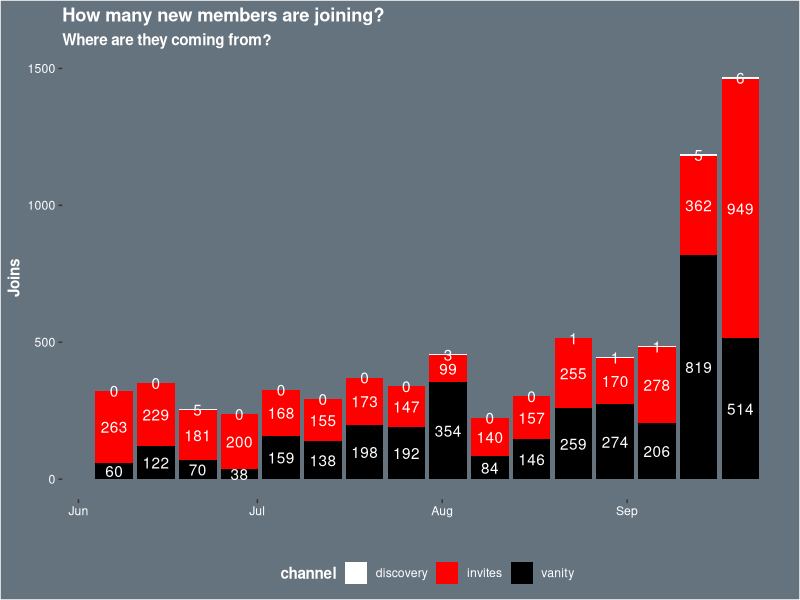
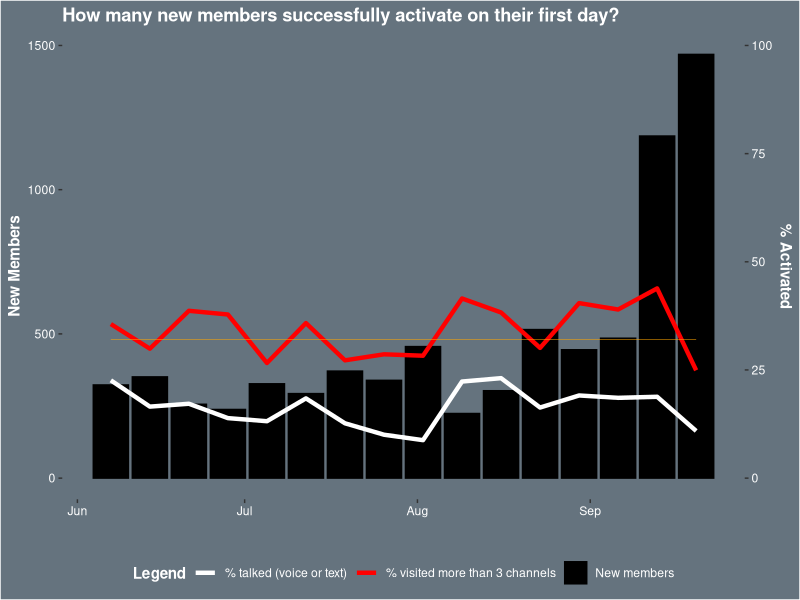
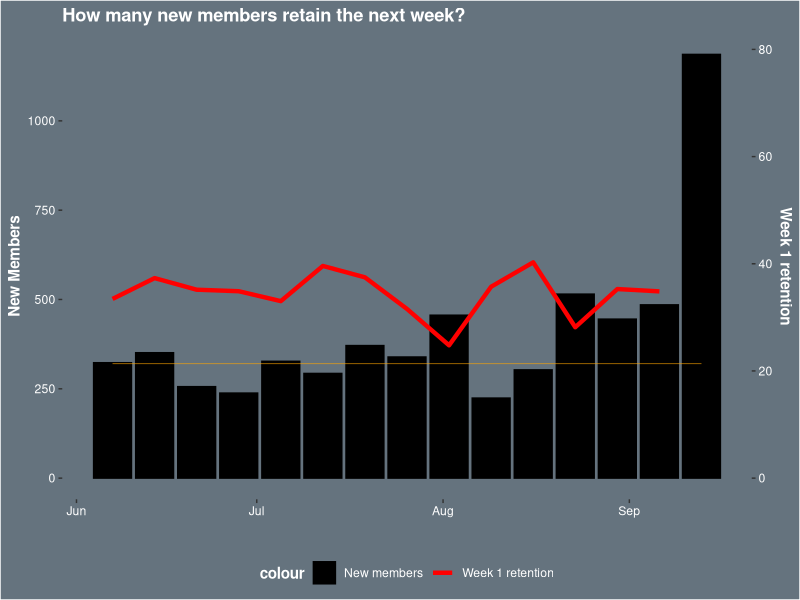

Reproduce these figures in R, in order.
# load library ----
library(tidyverse)

# load data ----
new_member <- read_csv("./raw_data/new-member-joins-by-source_290921.csv")
total_member <- read_csv("./raw_data/total-membership-joins_290921.csv")
first_activation <- read_csv("./raw_data/first-day-activation_290921.csv")
next_retention <- read_csv("./raw_data/next-week-retention_290921.csv")

# visualize new_member ----

# pivot longer
# fill by factor
# stacked bar chart
# geom_text
# bankless color scheme

new_member %>%
    rename(
        vanity = "vanity_joins",
        discovery = "discovery_joins",
        time = "interval_start_timestamp"
    ) %>%
    pivot_longer(cols = discovery:vanity, names_to = "channel", values_to = "count") %>%
    ggplot(aes(x = time, y = count, fill = channel)) +
    geom_bar(position = "stack", stat = "identity") +
    geom_text(aes(label = count), position = position_stack(vjust = 0.5), color = "white") +
    theme(
        legend.position = "bottom",
        legend.background = element_rect(fill = "#65737e"),
        legend.text = element_text(color = "white"),
        legend.title = element_text(color = "white"),
        panel.background = element_rect(fill = "#65737e"),
        panel.grid.major = element_line(color = "#65737e"),
        panel.grid.minor = element_line(color = "#65737e"),
        plot.background = element_rect(fill = "#65737e"),
        axis.text.x = element_text(color = "white"),
        axis.text.y = element_text(color = "white"),
        axis.title.x = element_text(color = "white"),
        axis.title.y = element_text(color = "white"),
        title = element_text(color = "white", face = "bold")
    ) +
    scale_fill_manual(values = c("white", "red", "black")) +
    labs(
        title = "How many new members are joining?",
        subtitle = "Where are they coming from?",
        y = "Joins",
        x = ""
    )

# visualize total_member ----

# basic line chart
# bankless color scheme


# visualize first day activation ----

# pivot longer - no need for double y-axis
# two-sided Y-axis
# two lines + bar chart
# one hard coded line (benchmark)
# bankless color scheme

first_activation %>%
    rename(
        time = "interval_start_timestamp",
        new = "new_members",
        talked = "pct_communicated",
        visited = "pct_opened_channels"
    ) %>%
    ggplot(aes(x = time)) +
    geom_bar(aes(y = new, color = "New members"), stat = "identity", fill = "black") +
    geom_line(aes(y = talked*15, color = "% talked (voice or text)"), size = 1.5) +
    geom_line(aes(y = visited*15, color = "% visited more than 3 channels"), size = 1.5) +
    geom_line(y = 480, color = "orange", size = 0.2) +
    scale_y_continuous(
        name = "New Members",
        sec.axis = sec_axis(trans = ~./1500*100, name = "% Activated")
    ) +
    scale_color_manual(values = c("white", "red", "black")) +
    theme(
        legend.position = "bottom",
        legend.background = element_rect(fill = "#65737e"),
        legend.text = element_text(color = "white"),
        legend.title = element_text(color = "white"),
        panel.background = element_rect(fill = "#65737e"),
        panel.grid.major = element_line(color = "#65737e"),
        panel.grid.minor = element_line(color = "#65737e"),
        plot.background = element_rect(fill = "#65737e"),
        axis.text.x = element_text(color = "white"),
        axis.text.y = element_text(color = "white"),
        axis.title.x = element_text(color = "white"),
        axis.title.y = element_text(color = "white"),
        title = element_text(color = "white", face = "bold")
    ) +
    labs(
        title = "How many new members successfully activate on their first day?",
        x = "",
        color = "Legend"
    )

# visualize next week retention ----

# pivot longer - no need for double y-axis
# two-sided Y-axis
# one line + bar chart
# one hard coded line (benchmark)
# bankless color scheme

next_retention %>%
    rename(
        time = "interval_start_timestamp",
        new = "new_members",
        retained = "pct_retained"
    ) %>%
    ggplot(aes(x = time)) +
    geom_bar(aes(y = new, color = "New members"), stat = "identity", fill = "black") +
    geom_line(aes(y = retained*15, color = "Week 1 retention"), size = 1.5) +
    geom_line(y = 320, color = "orange", size = 0.2) +
    scale_y_continuous(
        name = "New Members",
        sec.axis = sec_axis(trans = ~./1500*100, name = "Week 1 retention")
    ) +
    scale_color_manual(values = c("black", "red")) +
    theme(
        legend.position = "bottom",
        legend.background = element_rect(fill = "#65737e"),
        legend.text = element_text(color = "white"),
        legend.title = element_text(color = "white"),
        panel.background = element_rect(fill = "#65737e"),
        panel.grid.major = element_line(color = "#65737e"),
        panel.grid.minor = element_line(color = "#65737e"),
        plot.background = element_rect(fill = "#65737e"),
        axis.text.x = element_text(color = "white"),
        axis.text.y = element_text(color = "white"),
        axis.title.x = element_text(color = "white"),
        axis.title.y = element_text(color = "white"),
        title = element_text(color = "white", face = "bold")
    ) +
    labs(
        title = "How many new members retain the next week?",
        x = ""
    )
